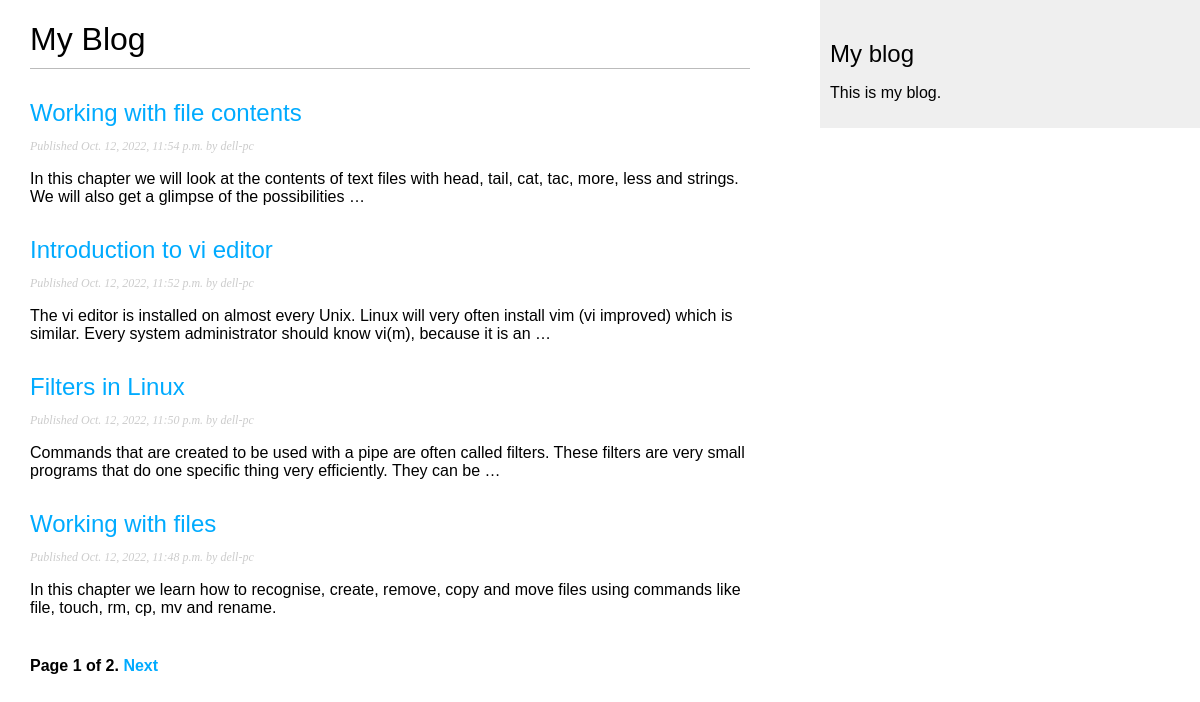
Screenshot of /blog/ with the database file from the repository.
### blog_app/models.py (models this page shows, shortened)
class Post(models.Model):
    STATUS_CHOICES = (('draft', 'Draft'), ('published', 'Published'), )
    title = models.CharField(max_length=250)
    slug = models.SlugField(max_length=250, unique_for_date='publish')
    author = models.ForeignKey(User, related_name='blog_posts', on_delete = models.CASCADE)
    body = models.TextField()
    publish = models.DateTimeField(default=timezone.now)
    created = models.DateTimeField(auto_now_add=True)
    updated = models.DateTimeField(auto_now=True)
    status = models.CharField(max_length=10, choices=STATUS_CHOICES, default='draft')
    objects = models.Manager() # The default manager.
    published = PublishedManager() # Our custom manager.
    class Meta:
        ordering = ('-publish',)
    def get_absolute_url(self):
        return reverse('blog:post_detail', args=[self.publish.year, self.publish.strftime('%m'), self.publish.strftime('%d'), self.slug])

### blog_app/views.py (the view)
class PostListView(ListView):
    queryset = Post.published.all()
    context_object_name = 'posts'
    paginate_by = 4
    template_name = 'blog_app/post/list.html'

### blog_app/templates/blog_app/post/list.html (shortened to what this page needs)
{% extends "blog_app/base.html" %}
{% block content %}
 <h1>My Blog</h1>
 {% for post in posts %}
 <h2>
 <a href="{{ post.get_absolute_url }}">
 {{ post.title }}
 </a>
 </h2>
 <p class="date">
 Published {{ post.publish }} by {{ post.author }}
 </p>
 {{ post.body|truncatewords:30|linebreaks }}
 {% endfor %}
 {% include "pagination.html" with page=page_obj %}
{% endblock %}

### blog_app/templates/blog_app/base.html (shortened to what this page needs)
{% load static %}
<!DOCTYPE html>
<html>
<head>
 <link href="{% static "css/blog.css" %}" rel="stylesheet">
</head>
<body>
 <div id="content">
 {% block content %}
 {% endblock %}
 </div>
 <div id="sidebar">
 <h2>My blog</h2>
 <p>This is my blog.</p>
 </div>
</body>
</html>

### blog_app/templates/pagination.html (shortened to what this page needs)
<div class="pagination">
    <span class="step-links">
    <span class="current">
    Page {{ page.number }} of {{ page.paginator.num_pages }}.
    </span>
    {% if page.has_next %}
    <a href="?page={{ page.next_page_number }}">Next</a>
    {% endif %}
    </span>
   </div>

### blog_app/static/css/blog.css (style rules this page uses)
body { margin:0; padding:0; font-family:helvetica, sans-serif; }
a { color:#00abff; text-decoration:none; }
h1 { font-weight:normal; border-bottom:1px solid #bbb; padding:0 0 10px 0; }
h2 { font-weight:normal; margin:30px 0 0; }
#content { float:left; width:60%; padding:0 0 0 30px; }
#sidebar { float:right; width:30%; padding:10px; background:#efefef; height:100%; }
p.date { color:#ccc; font-family: georgia, serif; font-size: 12px; font-style: italic; }
.pagination { margin:40px 0; font-weight:bold; }

### rows the page displays
Post: title "Working with file contents", publish "Oct. 12, 2022, 11:54 p.m.", author "dell-pc", body "In this chapter we will look at the contents of text files with head, tail, cat, tac, more, less and strings. We will also get a glimpse of the possibilities …"
Post: title "Introduction to vi editor", publish "Oct. 12, 2022, 11:52 p.m.", author "dell-pc", body "The vi editor is installed on almost every Unix. Linux will very often install vim (vi improved) which is similar. Every system administrator should know vi(m), because it is an …"
Post: title "Filters in Linux", publish "Oct. 12, 2022, 11:50 p.m.", author "dell-pc", body "Commands that are created to be used with a pipe are often called filters. These filters are very small programs that do one specific thing very efficiently. They can be …"
Post: title "Working with files", publish "Oct. 12, 2022, 11:48 p.m.", author "dell-pc", body "In this chapter we learn how to recognise, create, remove, copy and move files using commands like file, touch, rm, cp, mv and rename."

### other values shown
{{ page.number }} "1"
{{ page.paginator.num_pages }} "2"
